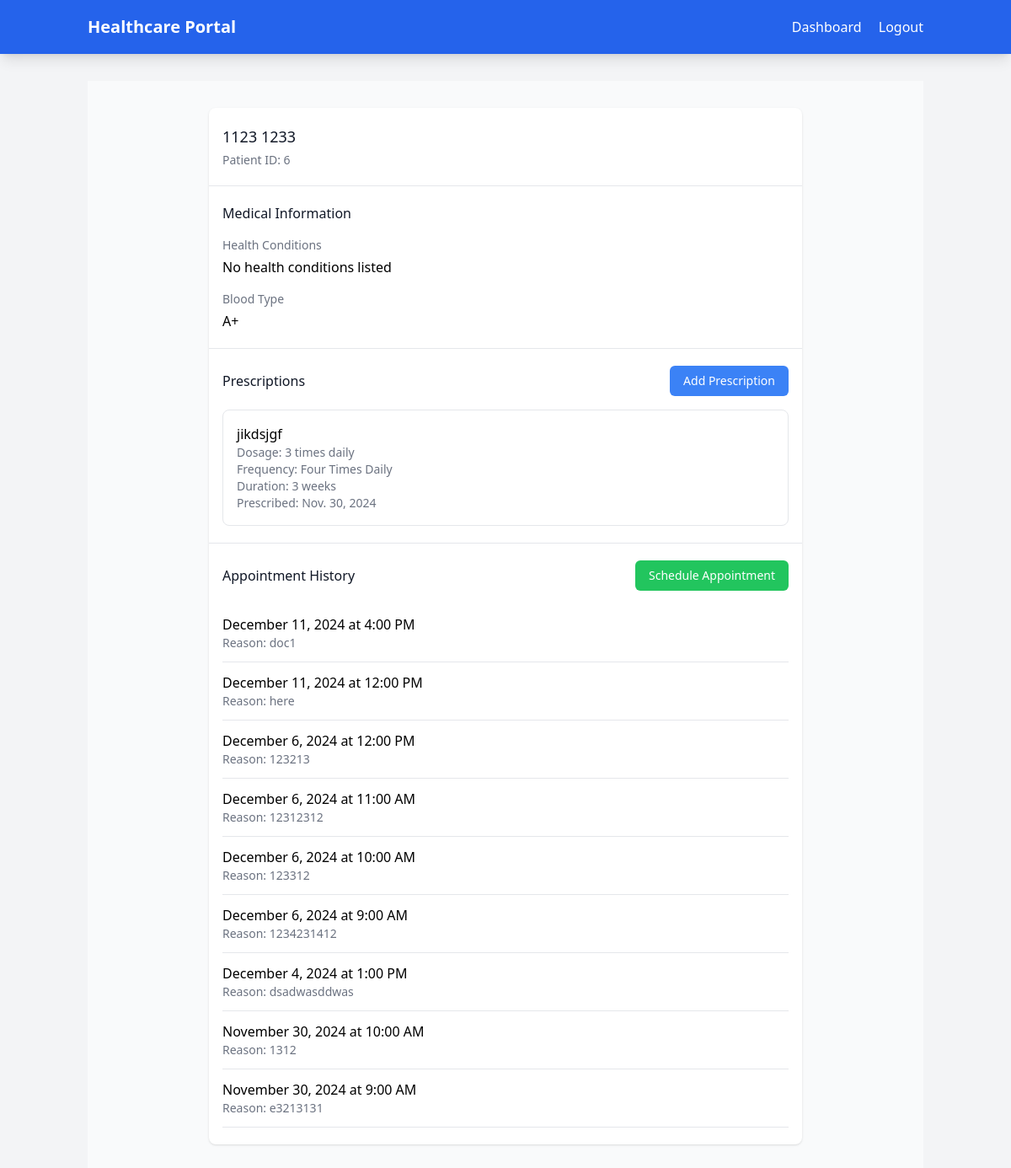
The app's page /patient/6/details/ (signed in) with its own data.
### doctor/models.py (models this page shows, shortened)
class Patient(models.Model):
    BLOOD_TYPE_CHOICES = [
        ('A+', 'A+'),
        ('A-', 'A-'),
        ('B+', 'B+'),
        ('B-', 'B-'),
        ('AB+', 'AB+'),
        ('AB-', 'AB-'),
        ('O+', 'O+'),
        ('O-', 'O-'),
    ]
    user = models.OneToOneField(User, on_delete=models.CASCADE, related_name='patient')
    phone_number = models.CharField(max_length=15, blank=True, null=True)
    date_of_birth = models.DateField(null=True, blank=True)
    address = models.CharField(max_length=255, blank=True, null=True)
    blood_type = models.CharField(max_length=3, choices=BLOOD_TYPE_CHOICES, blank=True, null=True)
    health_conditions = models.TextField(blank=True, null=True)
    emergency_contact_name = models.CharField(max_length=100, blank=True, null=True)
    emergency_contact_phone = models.CharField(max_length=15, blank=True, null=True)
    emergency_contact_relationship = models.CharField(max_length=50, blank=True, null=True)

class Prescription(models.Model):
    FREQUENCY_CHOICES = [
        ('once_daily', 'Once Daily'),
        ('twice_daily', 'Twice Daily'),
        ('three_times', 'Three Times Daily'),
        ('four_times', 'Four Times Daily'),
        ('every_morning', 'Every Morning'),
        ('every_evening', 'Every Evening'),
        ('as_needed', 'As Needed'),
        ('weekly', 'Weekly'),
    ]
    doctor = models.ForeignKey(Doctor, on_delete=models.CASCADE)
    patient = models.ForeignKey(Patient, on_delete=models.CASCADE)
    medication = models.CharField(max_length=200)
    dosage = models.CharField(max_length=100)
    frequency = models.CharField(max_length=100, choices=FREQUENCY_CHOICES, default='once_daily')
    duration = models.CharField(max_length=100, default="7 days")
    date_prescribed = models.DateTimeField(default=timezone.now)

class Appointment(models.Model):
    patient = models.ForeignKey(Patient, on_delete=models.CASCADE, null=True,
                                blank=True)  # Allow null for blocked slots
    doctor = models.ForeignKey(Doctor, on_delete=models.CASCADE)
    date_time = models.DateTimeField()
    reason = models.TextField()
    notes = models.TextField(blank=True, null=True)

### doctor/views.py (the view)
# urls.py: path('patient/<int:patient_id>/details/', views.view_patient_details, name='view_patient_details'),
@login_required
def view_patient_details(request, patient_id):
    doctor = request.user.doctor
    patient = get_object_or_404(Patient, id=patient_id)
    prescriptions = Prescription.objects.filter(patient=patient).order_by('-date_prescribed')
    appointments = Appointment.objects.filter(patient=patient).order_by('-date_time')
    context = {
        'patient': patient,
        'prescriptions': prescriptions,
        'appointments': appointments
    }
    return render(request, 'patient_details.html', context)

### templates/patient_details.html (shortened to what this page needs)
{% extends 'base.html' %}
{% block content %}
<div class="min-h-screen bg-gray-50 py-8">
    <div class="max-w-3xl mx-auto sm:px-6 lg:px-8">
        <div class="bg-white shadow overflow-hidden sm:rounded-lg">
            <div class="px-4 py-5 border-b border-gray-200">
                <h3 class="text-lg font-medium text-gray-900">
                    {{ patient.user.first_name }} {{ patient.user.last_name }}
                </h3>
                <p class="mt-1 text-sm text-gray-500">Patient ID: {{ patient.id }}</p>
            </div>
            <div class="px-4 py-5">
                <h4 class="text-md font-medium text-gray-900 mb-4">Medical Information</h4>
                <div class="space-y-4">
                    <div>
                        <p class="text-sm font-medium text-gray-500">Health Conditions</p>
                        <p class="mt-1">{{ patient.health_conditions|default:"No health conditions listed" }}</p>
                    </div>
                    <div>
                        <p class="text-sm font-medium text-gray-500">Blood Type</p>
                        <p class="mt-1">{{ patient.blood_type|default:"Not specified" }}</p>
                    </div>
                </div>
            </div>
            <div class="px-4 py-5 border-t border-gray-200">
                <div class="flex justify-between items-center mb-4">
                    <h4 class="text-md font-medium text-gray-900">Prescriptions</h4>
                    <a href="{% url 'add_prescription' patient.id %}"
                       class="bg-blue-500 text-white px-4 py-2 rounded-md text-sm">
                        Add Prescription
                    </a>
                </div>
                <div class="space-y-4">
                    {% for prescription in prescriptions %}
                    <div class="border rounded-lg p-4">
                        <p class="font-medium">{{ prescription.medication }}</p>
                        <p class="text-sm text-gray-500">Dosage: {{ prescription.dosage }}</p>
                        <p class="text-sm text-gray-500">Frequency: {{ prescription.get_frequency_display }}</p>
                        <p class="text-sm text-gray-500">Duration: {{ prescription.duration }}</p>
                        <p class="text-sm text-gray-500">Prescribed: {{ prescription.date_prescribed|date }}</p>
                    </div>
                    {% empty %}
                    <p class="text-gray-500">No prescriptions</p>
                    {% endfor %}
                </div>
            </div>
            <div class="px-4 py-5 border-t border-gray-200">
                <div class="flex justify-between items-center mb-4">
                    <h4 class="text-md font-medium text-gray-900">Appointment History</h4>
                    <a href="{% url 'doctor_schedule_appointment' %}?patient={{ patient.id }}"
                       class="bg-green-500 text-white px-4 py-2 rounded-md text-sm">
                        Schedule Appointment
                    </a>
                </div>
                {% for appointment in appointments %}
                <div class="border-b py-3">
                    <p class="font-medium">{{ appointment.date_time|date:"F j, Y" }} at {{ appointment.date_time|time:"g:i A" }}</p>
                    <p class="text-sm text-gray-500">Reason: {{ appointment.reason }}</p>
                </div>
                {% endfor %}
            </div>
        </div>
    </div>
</div>
{% endblock %}

### records on screen
Patient: user.first_name "1123", user.last_name "1233", id "6", health_conditions "No health conditions listed", blood_type "A+"
Prescription: medication "jikdsjgf", dosage "3 times daily", frequency "Four Times Daily", duration "3 weeks", date_prescribed "Nov. 30, 2024"
Appointment: date_time "December 11, 2024", date_time "4:00 PM", reason "doc1"
Appointment: date_time "December 11, 2024", date_time "12:00 PM", reason "here"
Appointment: date_time "December 6, 2024", date_time "12:00 PM", reason "123213"
Appointment: date_time "December 6, 2024", date_time "11:00 AM", reason "12312312"
Appointment: date_time "December 6, 2024", date_time "10:00 AM", reason "123312"
Appointment: date_time "December 6, 2024", date_time "9:00 AM", reason "1234231412"
Appointment: date_time "December 4, 2024", date_time "1:00 PM", reason "dsadwasddwas"
Appointment: date_time "November 30, 2024", date_time "10:00 AM", reason "1312"
Appointment: date_time "November 30, 2024", date_time "9:00 AM", reason "e3213131"
